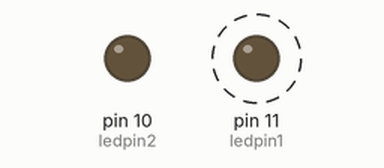
A sketch run on a simulated Arduino Uno, built with avr-gcc and run on an emulated ATmega328P. Parts: output pins drawn as LEDs (lit = HIGH). Dashed ring = blinking.

Above: at 0.71 s.
Timing chart, 0 to 3.0 s (numbered marks = the images above):
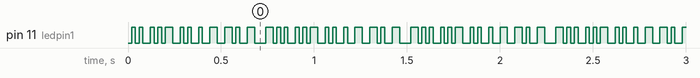

The sketch:

VLC_packet.ino
```cpp
#include <TimerOne.h>

const int ledpin1 = 11;
const int ledpin2 = 10;
const int nMsg = 3;
const int packetLen = 13;
const int headerLen = 4;
const int msgLength = 8;

bool ledState = false;
int parity;
int pc=0,bc=0;

int msg1[nMsg][msgLength] = {
  {0,1,0,1,0,1,1,0}, //0x56 -- V
  {0,1,0,0,1,1,0,0}, //0x4C -- L
  {0,1,1,0,0,0,1,1}, //0x63 -- c
};
int packet[nMsg][packetLen];
int header[headerLen] = {1,0,1,0};

void setup(void)
{
  makePacket();
  //printPackets();
  noInterrupts();
  pinMode(ledpin1, OUTPUT);
  pinMode(ledpin2, OUTPUT);
  // Value for timer = 10^6/freq(hz)
  Timer1.initialize(20000);
  Timer1.attachInterrupt(blinkLED);
  interrupts();
}
void blinkLED(void)
{
  if(packet[pc][bc] == 1)
  {
      digitalWrite(ledpin1, HIGH);
      //digitalWrite(ledpin2, LOW);
  }

  if(packet[pc][bc] == LOW )
  {
       digitalWrite(ledpin1, LOW);
       //digitalWrite(ledpin2, HIGH);
  }

  if(++bc == packetLen)
  {
    pc++;
    bc = 0;
    if(pc == nMsg)
      pc = 0;
  }
}
void makePacket()
{
  int k,j;
  for(int i=0; i<nMsg; ++i)
  {
    k=0;j=0;
    parity =0;
    while(k<headerLen)
    {
      packet[i][k++] = header[j++];
    }
    j=0;
    while(k<headerLen+msgLength)
    {
      packet[i][k++] = msg1[i][j];
      parity += msg1[i][j++];
    }
    packet[i][k] = parity%2;
  }
}
void printPackets()
{
  for(int i=0; i<nMsg ;++i)
  {
    Serial.print("Packet number ");
    Serial.print(i);
    Serial.print(":");
    for(int j=0; j<packetLen; ++j)
      Serial.print(packet[i][j]);
    Serial.println("");
  }
}
void loop(void)
{}
```

Measured:
- by itself, pin 11 (ledpin1): alternates HIGH for 0.02 s and LOW for 0.04 s
- by itself, everything shown: repeats every 6.2 s, in 20 steps
